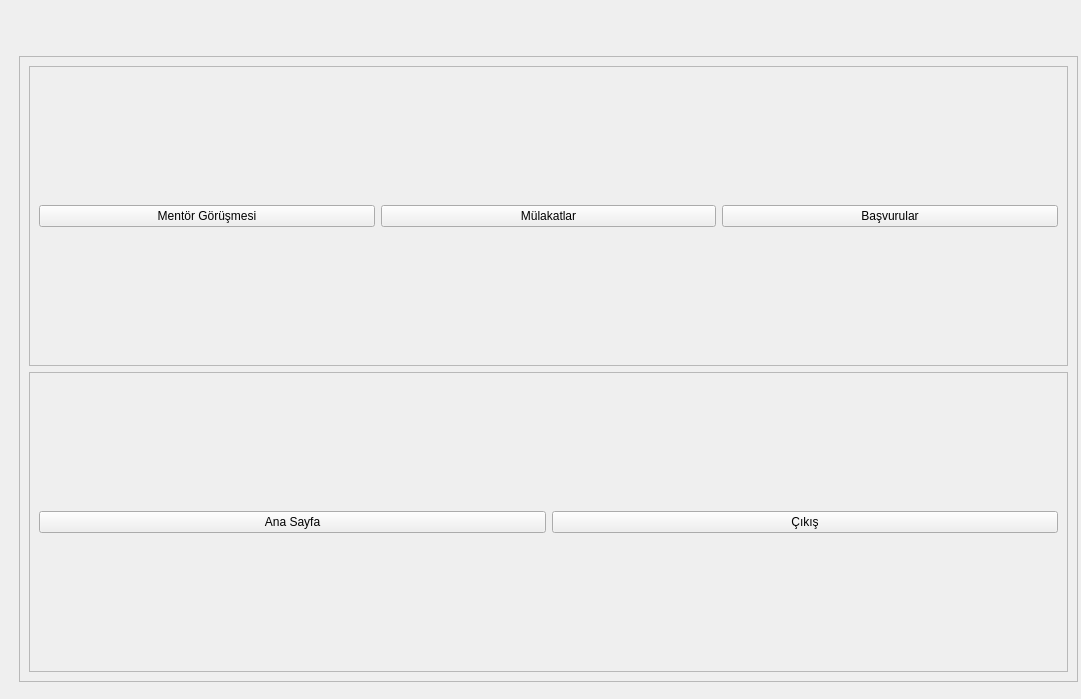
<?xml version="1.0" encoding="UTF-8"?>
<ui version="4.0">
 <class>MainWindow</class>
 <widget class="QMainWindow" name="MainWindow">
  <property name="geometry">
   <rect>
    <x>0</x>
    <y>0</y>
    <width>1081</width>
    <height>699</height>
   </rect>
  </property>
  <property name="minimumSize">
   <size>
    <width>1081</width>
    <height>699</height>
   </size>
  </property>
  <property name="maximumSize">
   <size>
    <width>1081</width>
    <height>699</height>
   </size>
  </property>
  <property name="windowTitle">
   <string>MainWindow</string>
  </property>
  <widget class="QWidget" name="centralwidget">
   <widget class="QFrame" name="frame">
    <property name="geometry">
     <rect>
      <x>-11</x>
      <y>-14</y>
      <width>1111</width>
      <height>721</height>
     </rect>
    </property>
    <property name="frameShape">
     <enum>QFrame::StyledPanel</enum>
    </property>
    <property name="frameShadow">
     <enum>QFrame::Raised</enum>
    </property>
    <widget class="QLabel" name="label">
     <property name="geometry">
      <rect>
       <x>10</x>
       <y>10</y>
       <width>1091</width>
       <height>711</height>
      </rect>
     </property>
     <property name="text">
      <string/>
     </property>
     <property name="pixmap">
      <pixmap>blue.jpg</pixmap>
     </property>
     <property name="scaledContents">
      <bool>true</bool>
     </property>
    </widget>
    <widget class="QFrame" name="frame_2">
     <property name="geometry">
      <rect>
       <x>30</x>
       <y>70</y>
       <width>1059</width>
       <height>626</height>
      </rect>
     </property>
     <property name="frameShape">
      <enum>QFrame::StyledPanel</enum>
     </property>
     <property name="frameShadow">
      <enum>QFrame::Raised</enum>
     </property>
     <layout class="QVBoxLayout" name="verticalLayout">
      <item>
       <widget class="QFrame" name="frame_3">
        <property name="frameShape">
         <enum>QFrame::StyledPanel</enum>
        </property>
        <property name="frameShadow">
         <enum>QFrame::Raised</enum>
        </property>
        <layout class="QHBoxLayout" name="horizontalLayout_2">
         <item>
          <widget class="QPushButton" name="mentor_btn">
           <property name="text">
            <string>Mentör Görüşmesi</string>
           </property>
          </widget>
         </item>
         <item>
          <widget class="QPushButton" name="mulakatlar_btn">
           <property name="text">
            <string>Mülakatlar</string>
           </property>
          </widget>
         </item>
         <item>
          <widget class="QPushButton" name="basvurular_btn">
           <property name="text">
            <string>Başvurular</string>
           </property>
          </widget>
         </item>
        </layout>
       </widget>
      </item>
      <item>
       <widget class="QFrame" name="frame_4">
        <property name="frameShape">
         <enum>QFrame::StyledPanel</enum>
        </property>
        <property name="frameShadow">
         <enum>QFrame::Raised</enum>
        </property>
        <layout class="QHBoxLayout" name="horizontalLayout">
         <item>
          <widget class="QPushButton" name="anasayfa_btn">
           <property name="text">
            <string>Ana Sayfa</string>
           </property>
          </widget>
         </item>
         <item>
          <widget class="QPushButton" name="cikis_btn">
           <property name="text">
            <string>Çıkış</string>
           </property>
          </widget>
         </item>
        </layout>
       </widget>
      </item>
     </layout>
    </widget>
   </widget>
  </widget>
 </widget>
 <resources/>
 <connections/>
</ui>
